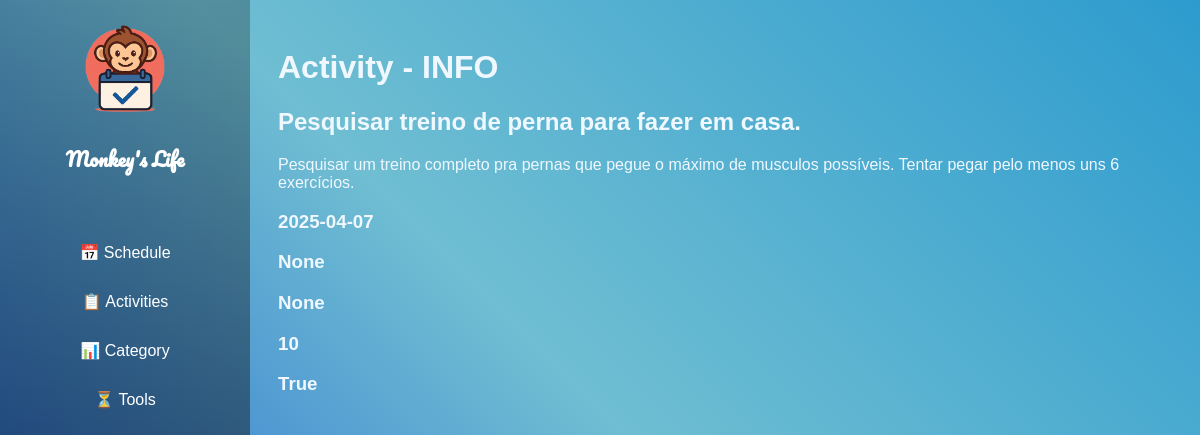
The page /activities/activity/2 on the database its author committed.
### schedule/blueprints/activities/models.py (models this page shows, shortened)
class Activity(db.Model):
    __tablename__ = 'activities'
    id = db.Column(db.Integer, primary_key=True)
    name = db.Column(db.String(80), nullable=False)
    description = db.Column(db.String(200))
    date = db.Column(db.Date)
    start_time = db.Column(db.Time)
    end_time = db.Column(db.Time)
    category = db.Column(db.Integer, db.ForeignKey('categories.id'))
    done = db.Column(db.Boolean, default=False)

### schedule/blueprints/activities/routes.py (the view)
@activity.route('/activity/<int:id>')
def activity_info(id):
    activity = Activity.query.get(id)
    categories = Category.query.all()
    return render_template('activities/activity_info.html', activity=activity, categories=categories)

### schedule/blueprints/activities/templates/activities/activity_info.html (shortened to what this page needs)
{% extends "base.html" %}
{% block content %}
<div class="content">
    <h1>Activity - INFO</h1>
    <h2>{{activity.name}}</h2>
    <p>{{activity.description}}</p>
    <h3>{{activity.date}}</h3>
    <h3>{{activity.start_time}}</h3>
    <h3>{{activity.end_time}}</h3>
    <h3>{{activity.category}}</h3>
    <h3>{{activity.done}}</h3>
</div>
{% endblock %}

### schedule/static/css/style.css (style rules this page uses)
body { background-color: #2d9bce; background-image: linear-gradient(225deg, #2d9bce 0%, #6fbed2 50%, #1856d2 100%); display: flex; min-height: 100vh; font-family: 'Montserrat', sans-serif; color: #f0f8ff; }
.content { margin-left: 250px; padding: 20px; flex: 1; }

### rows shown on the page
Activity: name "Pesquisar treino de perna para fazer em casa.", description "Pesquisar um treino completo pra pernas que pegue o máximo de musculos possíveis. Tentar pegar pelo menos uns 6 exercícios.", date "2025-04-07", start_time "None", end_time "None", category "10", done "True"
